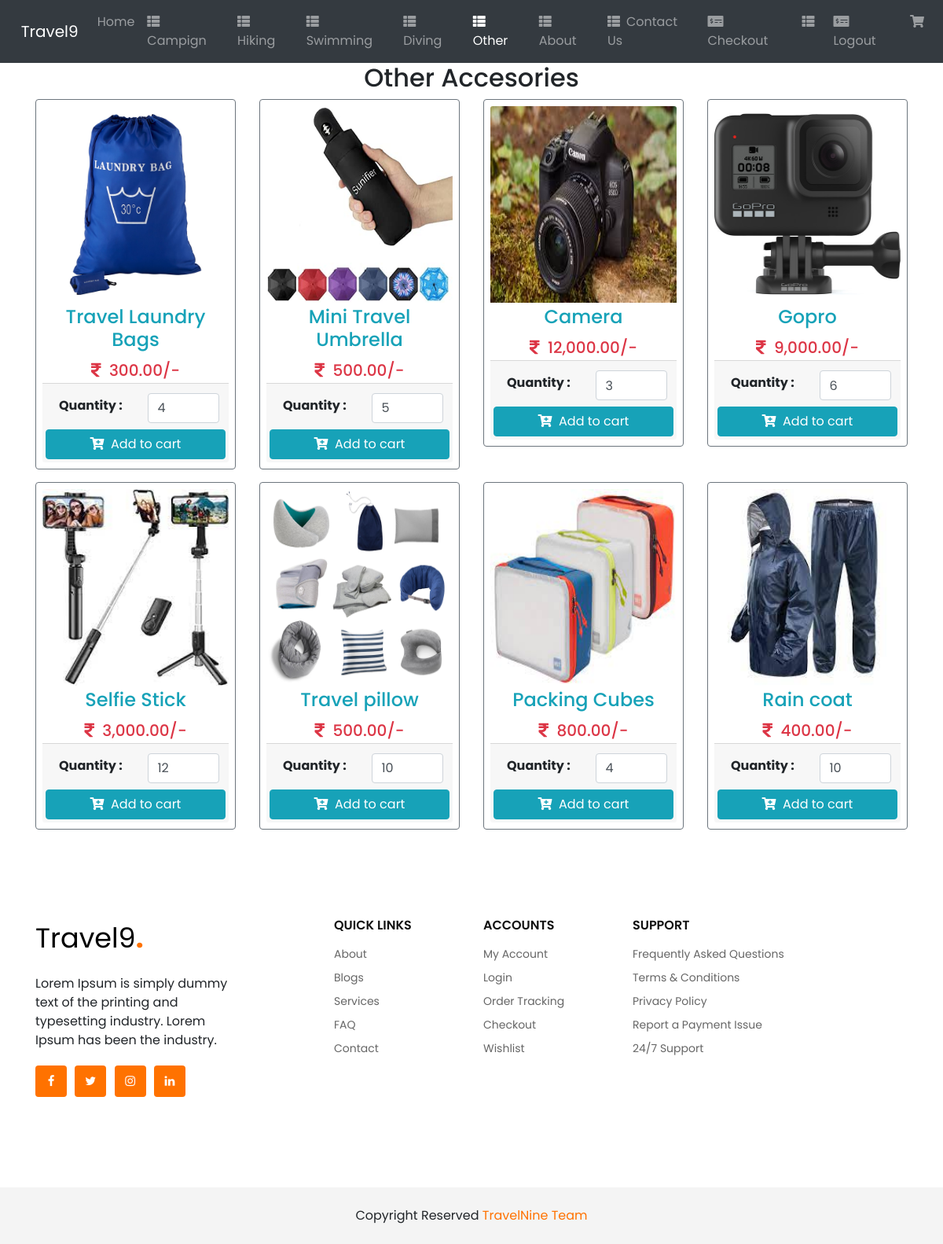
Screenshot of /other.php with the database file from the repository.
### tables this page shows
CREATE TABLE IF NOT EXISTS `product` (
  `id` int(11) NOT NULL AUTO_INCREMENT,
  `product_name` varchar(255) NOT NULL,
  `product_price` varchar(100) NOT NULL,
  `product_qty` int(11) NOT NULL DEFAULT 1,
  `product_image` varchar(255) NOT NULL,
  `product_code` varchar(50) NOT NULL,
  `category` varchar(10) NOT NULL,
  PRIMARY KEY (`id`),
  UNIQUE KEY `product_code_2` (`product_code`),
  KEY `product_code` (`product_code`)
);

### other.php (the view, shortened to what this page needs)
<!DOCTYPE html>
<html lang="en">
<head>
  <link rel='stylesheet' href='https://cdnjs.cloudflare.com/ajax/libs/twitter-bootstrap/4.5.2/css/bootstrap.min.css' />
  <link rel='stylesheet' href='https://cdnjs.cloudflare.com/ajax/libs/font-awesome/5.9.0/css/all.min.css' />
   <link rel="stylesheet" href="https://maxcdn.bootstrapcdn.com/bootstrap/4.5.2/css/bootstrap.min.css">
    <link rel="stylesheet" href="https://stackpath.bootstrapcdn.com/font-awesome/4.7.0/css/font-awesome.min.css">
    <link rel="stylesheet" type="text/css" href="https://cdnjs.cloudflare.com/ajax/libs/OwlCarousel2/2.3.4/assets/owl.carousel.min.css">
    <link rel="stylesheet" type="text/css" href="https://cdnjs.cloudflare.com/ajax/libs/OwlCarousel2/2.3.4/assets/owl.theme.default.min.css">
    <link rel="stylesheet" type="text/css" href="style.css">
</head>
<body>
  <nav class="navbar navbar-expand-md bg-dark navbar-dark">
    <a class="navbar-brand" href="index.php"><i class=""></i>&nbsp;&nbsp;Travel9</a>
    <div class="collapse navbar-collapse" id="collapsibleNavbar">
      <ul class="navbar-nav ml-auto">
        <li class="nav-item">
          <a class="nav-link " href="http://localhost/project/index.php"><i class=""></i>Home</a>
        </li>
        <li class="nav-item">
          <a class="nav-link" href="http://localhost/project/campign.php#"><i class="fas fa-th-list mr-2"></i>Campign</a>
        </li>
        <li class="nav-item">
          <a class="nav-link " href="http://localhost/project/hiking.php"><i class="fas fa-th-list mr-2"></i>Hiking</a>
        </li>
        <li class="nav-item">
          <a class="nav-link " href="http://localhost/project/swimming.php"><i class="fas fa-th-list mr-2"></i>Swimming</a>
        </li>
        <li class="nav-item">
          <a class="nav-link" href="http://localhost/project/diving.php"><i class="fas fa-th-list mr-2"></i>Diving</a>
        </li>
        <li class="nav-item">
          <a class="nav-link active" href="http://localhost/project/other.php"><i class="fas fa-th-list mr-2"></i>Other</a>
        </li>
        <li class="nav-item">
          <a class="nav-link" href="http://localhost/project/about.php"><i class="fas fa-th-list mr-2"></i>About</a>
        </li>
        <li class="nav-item">
          <a class="nav-link" href="http://localhost/project/contact/contact.php"><i class="fas fa-th-list mr-2"></i>Contact Us</a>
        </li>
        <li class="nav-item">
          <a class="nav-link" href="http://localhost/project/checkout.php"><i class="fas fa-money-check-alt mr-2"></i>Checkout</a>
        </li>
        <li class="nav-item">
          <a class="nav-link" href="http://localhost/project/login/customer/dashboard.php"><i class="fas fa-th-list mr-2"></i> <?php echo $_SESSION['f_name'];  ?></a>
        </li>
        <li class="nav-item">
          <a class="nav-link" href="http://localhost/project/login/login.php"><i class="fas fa-money-check-alt mr-2"></i>Logout</a>
        </li>
        <li class="nav-item">
          <a class="nav-link" href="cart.php"><i class="fas fa-shopping-cart"></i> <span id="cart-item" class="badge badge-danger"></span></a>
        </li>
      </ul>
    </div>
  </nav>
        <center><h2>Other Accesories</h2></center>
  <div class="container">
    <div class="row mt-2 pb-3">
      <?php
        include 'config.php';
        $stmt = $conn->prepare('SELECT * FROM product where category="O"');
        $stmt->execute();
        $result = $stmt->get_result();
        while ($row = $result->fetch_assoc()):
      ?>
      <div class="col-sm-6 col-md-4 col-lg-3 mb-2">
        <div class="card-deck">
          <div class="card p-2 border-secondary mb-2">
            <img src="<?= $row['product_image'] ?>" class="card-img-top" height="250">
            <div class="card-body p-1">
              <h4 class="card-title text-center text-info"><?= $row['product_name'] ?></h4>
              <h5 class="card-text text-center text-danger"><i class="fas fa-rupee-sign"></i>&nbsp;&nbsp;<?= number_format($row['product_price'],2) ?>/-</h5>
            </div>
            <div class="card-footer p-1">
              <form action="" class="form-submit">
                <div class="row p-2">
                  <div class="col-md-6 py-1 pl-4">
                    <b>Quantity : </b>
                  </div>
                  <div class="col-md-6">
                    <input type="number" class="form-control pqty" value="<?= $row['product_qty'] ?>">
                  </div>
                </div>
                <button class="btn btn-info btn-block addItemBtn"><i class="fas fa-cart-plus"></i>&nbsp;&nbsp;Add to
                  cart</button>
              </form>
            </div>
          </div>
        </div>
      </div>
      <?php endwhile; ?>
    </div>
  </div>
<section class="footer spad">
    <div class="container">
      <div class="row">
        <div class="col-lg-4 col-md-6 col-sm-12">
          <div class="footer_about">
            <div class="footer_logo">
              <a href="index.html">Travel9<span>.</span></a>
            </div>
            <p>Lorem Ipsum is simply dummy text of the printing and typesetting industry. Lorem Ipsum has been the industry.</p>
            <div class="footer_social">
              <a href="#">
                <i class="fa fa-facebook"></i>
              </a>
              <a href="#">
                <i class="fa fa-twitter"></i>
              </a>
              <a href="#">
                <i class="fa fa-instagram"></i>
              </a>
              <a href="#">
                <i class="fa fa-linkedin"></i>
              </a>
            </div>
          </div>
        </div>
        <div class="col-lg-2 col-md-3">
          <div class="footer_widget">
            <h6>Quick Links</h6>
            <ul>
              <li><a href="#">About</a></li>
              <li><a href="#">Blogs</a></li>
              <li><a href="#">Services</a></li>
              <li><a href="#">FAQ</a></li>
              <li><a href="#">Contact</a></li>
            </ul>
          </div>
        </div>
        <div class="col-lg-2 col-md-3">
          <div class="footer_widget">
            <h6>Accounts</h6>
            <ul>
              <li><a href="#">My Account</a></li>
              <li><a href="#">Login</a></li>
              <li><a href="#">Order Tracking</a></li>
              <li><a href="#">Checkout</a></li>
              <li><a href="#">Wishlist</a></li>
            </ul>
          </div>
        </div>
        <div class="col-lg-4 col-md-3">
          <div class="footer_widget">
            <h6>Support</h6>
            <ul>
              <li><a href="#">Frequently Asked Questions</a></li>
              <li><a href="#">Terms & Conditions</a></li>
              <li><a href="#">Privacy Policy</a></li>
              <li><a href="#">Report a Payment Issue</a></li>
              <li><a href="#">24/7 Support</a></li>
            </ul>
          </div>
        </div>
      </div>
    </div>
  </section>
  <div class="footer_bottom text-center py-4">
    <p class="mb-0">
      Copyright Reserved
      <a href="http://localhost/project/team.php">TravelNine Team</a>
    </p>
  </div>
</body>
</html>

### style.css (style rules this page uses)
* { margin: 0; padding: 0; box-sizing: border-box; font-family: 'Poppins', sans-serif; }
a, a:hover, a:focus { text-decoration: none; outline: none; }
li { list-style: none; display: inline-block; }
.spad { padding-top: 80px; padding-bottom: 80px; }
.footer .footer_about { margin-bottom: 30px; }
.footer .footer_about p { margin-bottom: 20px; padding-right: 80px; }
.footer .footer_logo { margin-bottom: 20px; }
.footer .footer_logo a { font-size: 35px; color: #000; }
.footer .footer_logo a span { color: #ff7200; font-size: 35px; font-weight: 700; }
.footer .footer_widget { margin-bottom: 30px; }
.footer .footer_widget h6 { color: #111; font-weight: 600; text-transform: uppercase; margin-bottom: 12px; }
.footer .footer_widget ul li { list-style: none; display: block; }
.footer .footer_widget ul li a { font-size: 14px; color: #666; line-height: 30px; }
.footer .footer_social a { height: 40px; width: 40px; display: inline-block; background-color: #ff7200; font-size: 15px; color: #fff; line-height: 40px; text-align: center; border-radius: 10%; margin-right: 6px; margin-bottom: 5px; transition: all 0.5s; }
.footer .footer_social a:last-child { margin-right: 0; }
.footer_bottom { background-color: #f4f4f4; }
.footer_bottom a { color: #ff7200; }

### rows the page displays
product: product_image (picture), product_name "Travel Laundry Bags", product_price "300.00", product_qty "4"
product: product_image (picture), product_name "Mini Travel Umbrella", product_price "500.00", product_qty "5"
product: product_image (picture), product_name "Camera", product_price "12,000.00", product_qty "3"
product: product_image (picture), product_name "Gopro", product_price "9,000.00", product_qty "6"
product: product_image (picture), product_name "Selfie Stick", product_price "3,000.00", product_qty "12"
product: product_image (picture), product_name "Travel pillow", product_price "500.00", product_qty "10"
product: product_image (picture), product_name "Packing Cubes", product_price "800.00", product_qty "4"
product: product_image (picture), product_name "Rain coat", product_price "400.00", product_qty "10"
